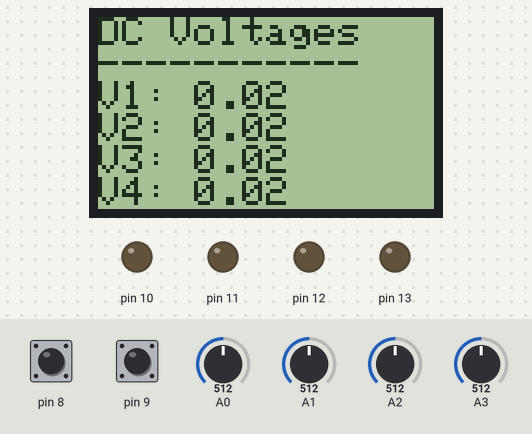
A sketch run on a simulated Arduino Uno, built with avr-gcc and run on an emulated ATmega328P. Shown: 84×48 one-colour display, output pins drawn as LEDs (lit = HIGH). The inputs (shaded band) are chosen by the test bench; at power-on: pin 9 HIGH, A0 = 512, A1 = 512, A2 = 512, pin 8 HIGH, A3 = 512.

Above: at 1.2 s.
1.3 s: pin 9 pulled LOW for 0.15 s
At 1.41 s:
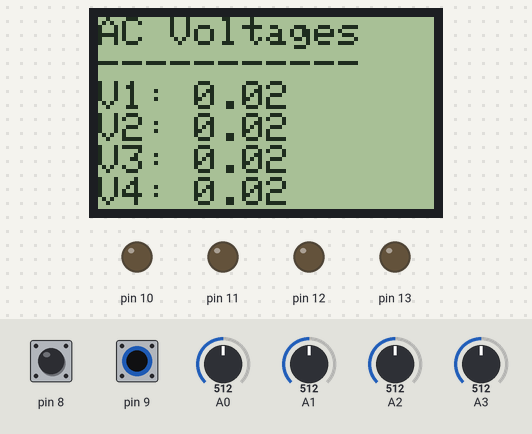
2.9 s: A0 set to 926
At 3.9 s:
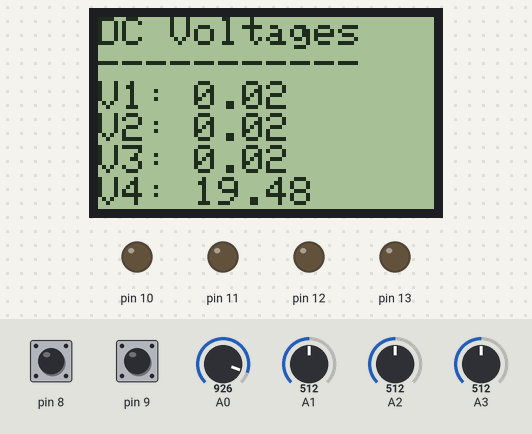
4.4 s: A0 set to 954
At 5.0 s:
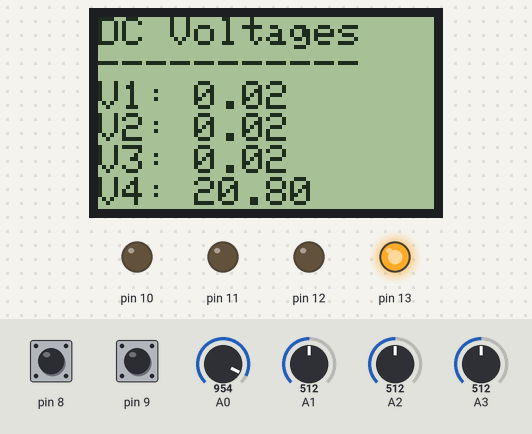
5.9 s: A1 set to 929
At 7.1 s:
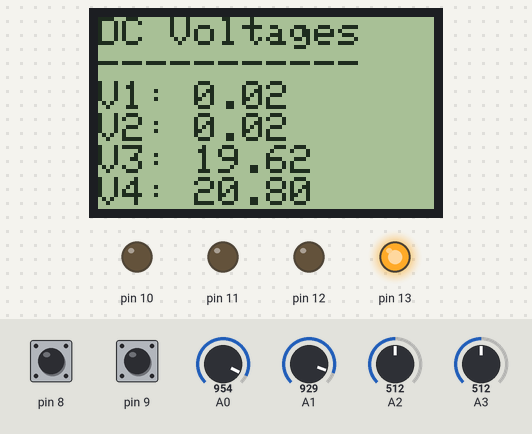
7.4 s: A1 set to 949
At 8.3 s:
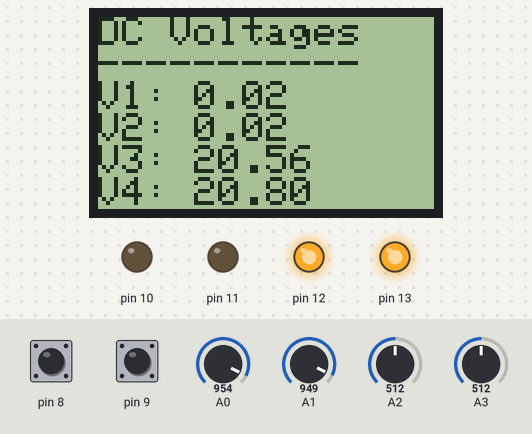
8.9 s: A2 set to 929
At 10.1 s:
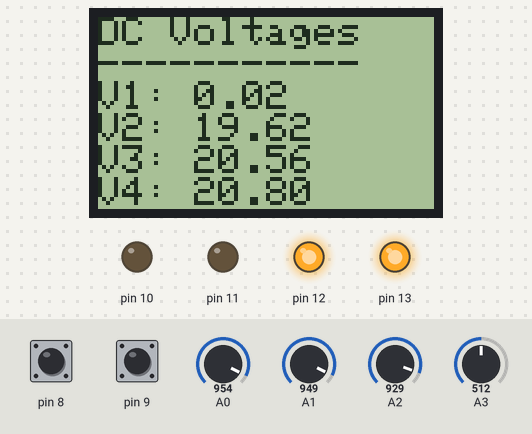
10.4 s: A2 set to 955
Timing chart, 0 to 12.9 s (numbered marks = the images above; inputs shaded):
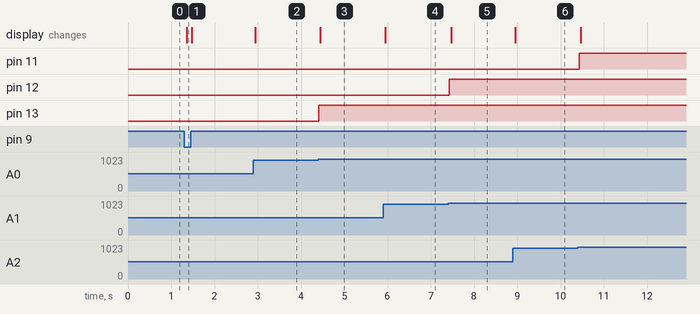

The sketch:

voltmeter.ino
```cpp
#include <PCD8544.h>

static PCD8544 lcd;
const float VREF = 5.0;
const int ADC_MAX_VALUE = 1023;

float global_max_voltageA0 = 0;
float global_max_voltageA1 = 0;
float global_max_voltageA2 = 0;
float global_max_voltageA3 = 0;

void setup() {
  // serial startup
  Serial.begin(9600);

  // Pin declaration
  pinMode(8, INPUT_PULLUP);
  pinMode(9, INPUT_PULLUP);
  pinMode(10, OUTPUT);
  pinMode(11, OUTPUT);
  pinMode(12, OUTPUT);
  pinMode(13, OUTPUT);
  // lcd startup
  lcd.begin(84, 48);

}

// Function that returns the real voltage value by reversing the transfer function
float reverse_TF(int port){
  return analogRead(port) * VREF / (ADC_MAX_VALUE*0.104) - 2.5/0.104;
}


// Funtion that returns the magnitud of the signal
float get_max_voltage(int port){
  float max_voltage = abs(reverse_TF(port));
  float voltage = abs(reverse_TF(port));
  int counter = 0;
  while(1){
    if (voltage > max_voltage){
      while (1){
        max_voltage = voltage;
        voltage = abs(reverse_TF(port));
        if (voltage <= max_voltage){
          return max_voltage;
        }
      }
    }
    else if (voltage == max_voltage){
      return max_voltage;
    }
    else {
      max_voltage = voltage;
      voltage = abs(reverse_TF(port));
    }
  }
}

void loop() {
  // Input pins
  int switch_DC = digitalRead(9);
  int switch_Serial = digitalRead(8);

  // Read voltages
  float voltageA0 = reverse_TF(A0);
  float voltageA1 = reverse_TF(A1);
  float voltageA2 = reverse_TF(A2);
  float voltageA3 = reverse_TF(A3);

  // DC meter state
  if (switch_DC) {
    if (voltageA0 > 20 || voltageA0 < -20){
      digitalWrite(13, HIGH);
    }
    else {digitalWrite(13, LOW);}
    if (voltageA1 > 20 || voltageA1 < -20){
      digitalWrite(12, HIGH);
    }
    else {digitalWrite(12, LOW);}
    if (voltageA2 > 20 || voltageA2 < -20){
      digitalWrite(11, HIGH);
    }
    else {digitalWrite(11, LOW);}
    if (voltageA3 > 20 || voltageA3 < -20){
      digitalWrite(10, HIGH);
    }
    else {digitalWrite(10, LOW);}

    lcd.setCursor(0, 0);
    lcd.print("DC Voltages");
    lcd.setCursor(0, 1);
    lcd.print("-----------");

  }

  // AC meter state
  else {
    float max_voltage = get_max_voltage(A0);
    if (max_voltage > global_max_voltageA0 || global_max_voltageA0 - max_voltage > 1){
      global_max_voltageA0 = max_voltage;
    }

    voltageA0 = global_max_voltageA0 / sqrt(2);

    max_voltage = get_max_voltage(A1);
    if (max_voltage > global_max_voltageA1 || global_max_voltageA1 - max_voltage > 1){
      global_max_voltageA1 = max_voltage;
    }
    voltageA1 = global_max_voltageA1 / sqrt(2);

    max_voltage = get_max_voltage(A2);
    if (max_voltage > global_max_voltageA2 || global_max_voltageA2 - max_voltage > 1){
      global_max_voltageA2 = max_voltage;
    }
    voltageA2 = global_max_voltageA2 / sqrt(2);

    max_voltage = get_max_voltage(A3);
    if (max_voltage > global_max_voltageA3 || global_max_voltageA3 - max_voltage > 1){
      global_max_voltageA3 = max_voltage;
    }
    voltageA3 = global_max_voltageA3 / sqrt(2);

    if (global_max_voltageA0 > 20 || global_max_voltageA0 < -20){
      digitalWrite(13, HIGH);
    }
    else {digitalWrite(13, LOW);}
    if (global_max_voltageA1 > 20 || global_max_voltageA1 < -20){
      digitalWrite(12, HIGH);
    }
    else {digitalWrite(12, LOW);}
    if (global_max_voltageA2 > 20 || global_max_voltageA2 < -20){
      digitalWrite(11, HIGH);
    }
    else {digitalWrite(11, LOW);}
    if (global_max_voltageA3 > 20 || global_max_voltageA3 < -20){
      digitalWrite(10, HIGH);
    }
    else {digitalWrite(10, LOW);}

    lcd.setCursor(0, 0);
    lcd.print("AC Voltages");
    lcd.setCursor(0, 1);
    lcd.print("-----------");
  }

  // Serial comunication
  if (!switch_Serial){
    Serial.print("V1: ");
    Serial.println(voltageA3);

    Serial.print("V2: ");
    Serial.println(voltageA2);

    Serial.print("V3: ");
    Serial.println(voltageA1);

    Serial.print("V4: ");
    Serial.println(voltageA0);

  }

  // Voltage prints on display
  lcd.setCursor(0, 2);
  lcd.print("V1: ");
  lcd.print(voltageA3, 2);

  lcd.setCursor(0, 3);
  lcd.print("V2: ");
  lcd.print(voltageA2, 2);

  lcd.setCursor(0, 4);
  lcd.print("V3: ");
  lcd.print(voltageA1, 2);

  lcd.setCursor(0, 5);
  lcd.print("V4: ");
  lcd.print(voltageA0, 2);
}
```

Measured:
- the behaviour switches between 937 and 938 on A0 (found by bisection; images 2 and 3)
- the behaviour switches between 937 and 938 on A1 (found by bisection; images 4 and 5)
- after the input at 1.3 s, the display: changes after 0.05 s (image 1)
- after the input at 2.9 s, the display: changes at once (image 2)
- after the input at 4.4 s, pin 13: LOW → HIGH at once; the display: changes at once (image 3)
- after the input at 5.9 s, the display: changes at once (image 4)
- after the input at 7.4 s, pin 12: LOW → HIGH at once; the display: changes after 0.07 s (image 5)
- after the input at 8.9 s, the display: changes after 0.06 s (image 6)
- after the input at 10.4 s, pin 11: LOW → HIGH at once
